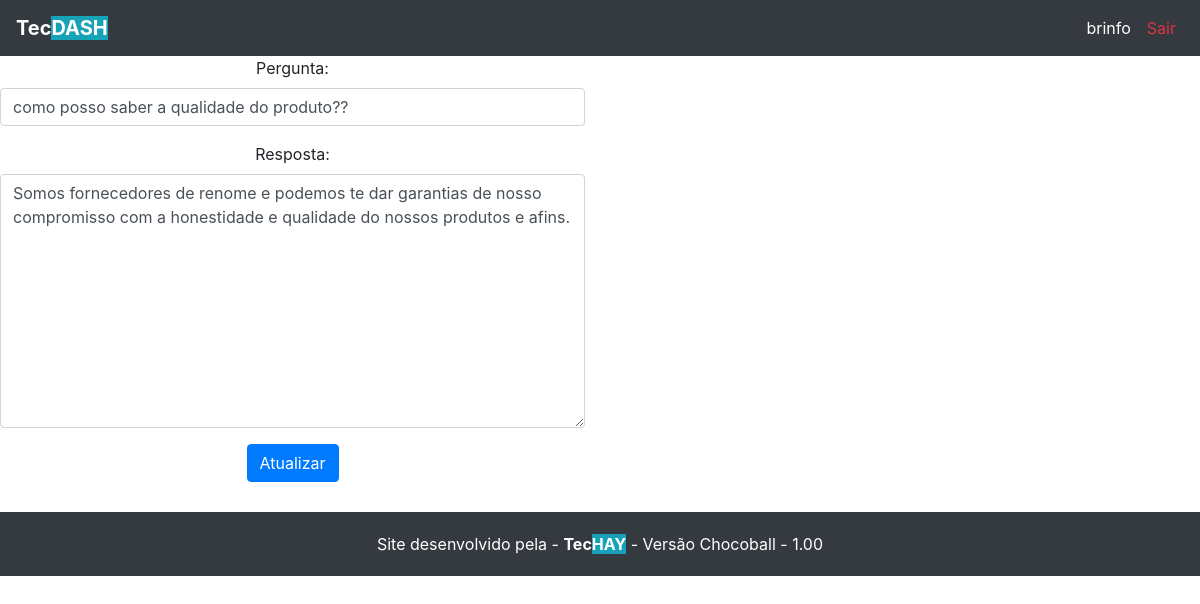
/dashboard/edit_doubt/1 (signed in), run on the app's committed database.
### inicial/models.py (models this page shows)
class Doubt(models.Model):
	ask = models.CharField(max_length=255)
	response = models.TextField()

### principal/views.py (the view)
# urls.py: path('edit_doubt/<int:pk>', views.edit_doubt, name="edit_doubt"),
def edit_doubt(request, pk):
  data = {}
  doubt = Doubt.objects.get(pk=pk)
  if request.method == 'POST':
    form = DoubtForm(data=request.POST, instance=doubt)
    if form.is_valid():
      form.save()
      return redirect('index')
    else:
      return HttpResponse("<h1 align='center'>Complete the fields</h1></br></br><a align='center' href='add_doubt'>click here</a>")
  else:
    form = DoubtForm(instance=doubt)
  data['form'] = form; data['doubt'] = doubt;
  return render(request, 'dashboard/doubt/edit-doubt.html', data)

### principal/forms.py
class DoubtForm(forms.ModelForm):
  class Meta:
    model = Doubt
    fields = '__all__'
    widgets = {
      'ask': forms.TextInput(attrs={'class':'form-control', }),
      'response': forms.Textarea(attrs={'class':'form-control'}),
    }
    labels = {'ask': "Pergunta",
    		  'response': "Resposta",
    }

### principal/templates/dashboard/doubt/edit-doubt.html (shortened to what this page needs)
{% extends "base.html" %}
{% block conteudo %}
<div class="content">
	<div class="row" align="center">
		<div class="col-6">
			<form action="{% url 'edit_doubt' doubt.pk %}" method="post">
				{{form.as_p}}
				<input type="submit" class="btn btn-primary" value="Atualizar">
			</form>
		</div>
	</div>
</div>
{% endblock %}

### principal/templates/base.html (shortened to what this page needs)
<!DOCTYPE html>
<html>
{% load static %}
<head>
  <link rel="stylesheet" href="https://stackpath.bootstrapcdn.com/bootstrap/4.4.1/css/bootstrap.min.css" />
  <link rel="stylesheet" type="text/css" href="{% static 'assets/css/style.css' %}" />
</head>
<body>
  <nav class="navbar navbar-expand-lg navbar-dark bg-dark">
    <a class="navbar-brand font-weight-bold" href="#">Tec<span class="bg-info">DASH</span></a>
    <div class="collapse navbar-collapse" id="navbarSupportedContent">
      <ul class="navbar-nav ml-auto">
        <li class="nav-item active">
          <a class="nav-link disabled" href="#">{{user.username}}<span class="sr-only">(current)</span></a>
        </li>
        <li class="nav-item">
          <a class="nav-link text-danger" href="{% url 'logout' %}">Sair</a>
        </li>
      </ul>
    </div>
  </nav>
  {% block conteudo %}
  {% endblock %}
  <div id="footer" class="bg-dark">
    <div class="text-white">
      Site desenvolvido pela - <span class="font-weight-bold">Tec<span class="bg-info">HAY</span></span> - Versão Chocoball - 1.00
    </div>
  </div>
</body>
</html>

### principal/static/assets/css/style.css (style rules this page uses)
a { color: #000; }
div#footer { margin-top: 30px; padding: 20px; text-align: center; }

### data on the page
Doubt: ask "como posso saber a qualidade do produto??", response "Somos fornecedores de renome e podemos te dar garantias de nosso compromisso com a honestidade e qualidade do nossos produtos e afins."

### other printed values
{{ user.username }} "brinfo"
